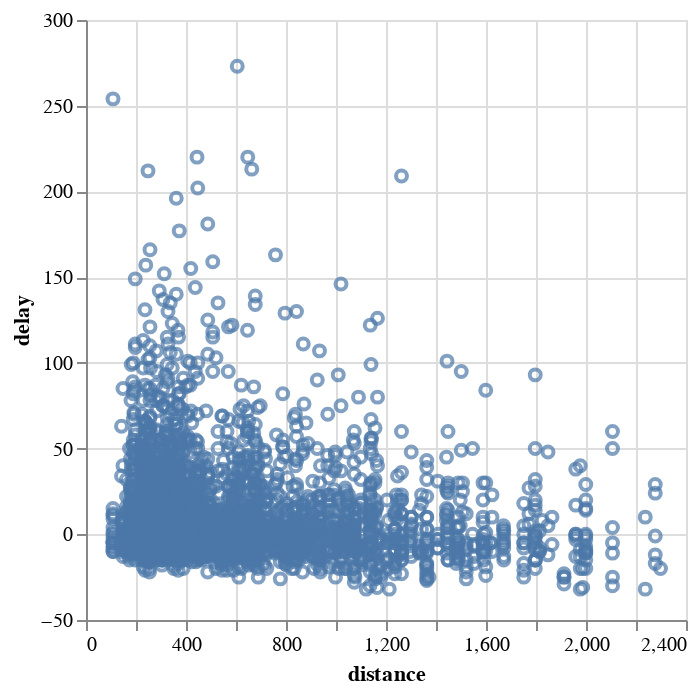

The cell this chart's notebook holds for it:
### Markdown cell above
## Flight delays and distance

Create a visualization that explores the following question:

> Are longer/shorter flights more or less on time?

Keep in mind that there are 5000 observations here. To answer this question will likely require some sort of aggregation so draw out the correlations.

### Code cell
alt.Chart(flights).mark_point().encode(
    alt.X('distance'),
    alt.Y('delay')
)

### Figure 1 — Vega-Lite specification as saved in the notebook (floating-point values rounded to 4 significant figures; data arrays with more than 128 entries replaced by an {"elided": "..."} marker saying what was removed)
{"$schema": "https://vega.github.io/schema/vega-lite/v1.2.1.json", "data": {"values": {"elided": "5000 records"}}, "encoding": {"x": {"field": "distance", "type": "quantitative"}, "y": {"field": "delay", "type": "quantitative"}}, "mark": "point"}
